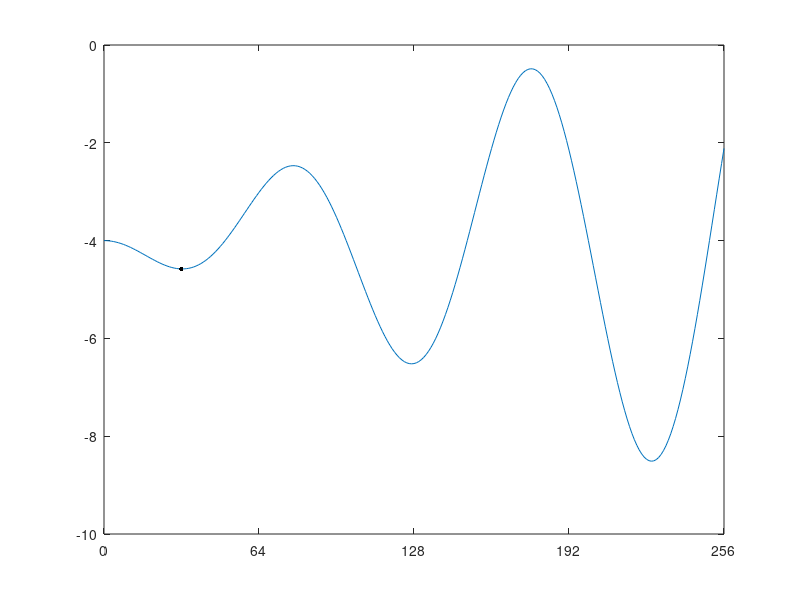
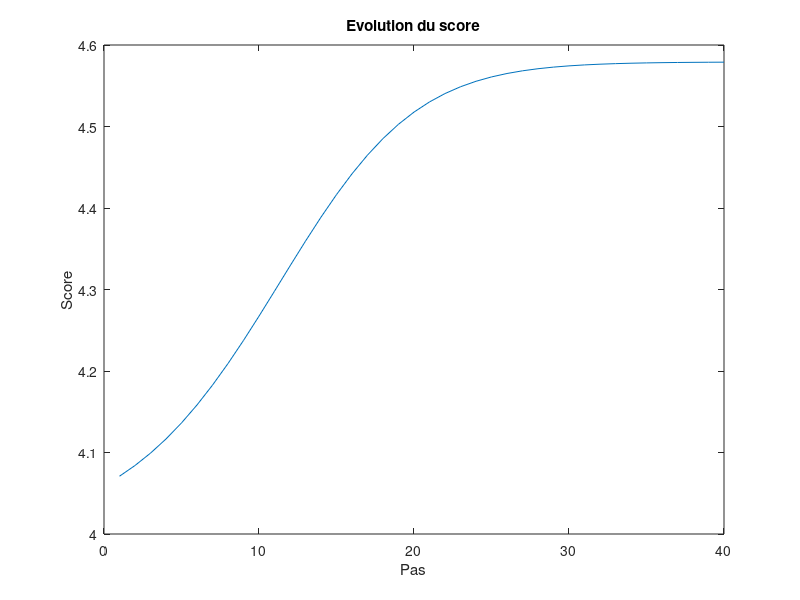

These charts were generated, in order, by the following MATLAB code:
clear all
close all

%pour obtenir la dérivée
%syms f(x)
%f(x) = sin(2*pi*0.01*x).*(-x)*0.02 -4;
%Df = diff(f);

lambda = 40;%10

%fonctionnelle avec minimums locaux
f = @(x) sin(2*pi*0.01*x).*(-x)*0.02 -4;
Df = @(x) - sin((pi*x)/50)/50 - (x*pi*cos((pi*x)/50))/2500;

%fonctionnelle parabolique
% f = @(x) 0.001.*x.*x - 0.255.*x;
% Df = @(x) x/500 - 51/200;

x_vecteur = 0:1:2^8;
y_vecteur = f(x_vecteur);

step = 0;
max_steps = 200;
score_vector = NaN(1,max_steps+1);%+1 case pour l'interation 0

x = randi(2^8);%individu au hasard
y = f(x);

figure
plot(x_vecteur,y_vecteur);
hold on
plot(x,y,'.k');
hold off

y_precedent = inf;

while abs(y-y_precedent) > 1e-4
    step = step + 1;
    y_precedent = y;
    
    x = x - lambda*Df(x);
    y = f(x);
    score_vector(1,step+1) = -y;
    
    fprintf("\nPas %i --------------\n",step);
    fprintf("x = %f\n",x);
    fprintf("y = %f\n",y);
    
    plot(x_vecteur,y_vecteur);
    hold on
    plot(x,y,'.k',"MarkerSize",10);
    hold off
    xlim([0 2^8]);
    xticks([0 64 128 192 256]);
    drawnow limitrate
    
    pause(0.05);%attente de 50ms
end

fprintf("\nCritère de convergence atteint\n");

%tracé de l'évolution du score
figure
score_vector = score_vector(1,1:step+1);
plot(0:step,score_vector);
xlabel("Pas");
ylabel("Score");
title("Evolution du score");
xlim([0 step])



